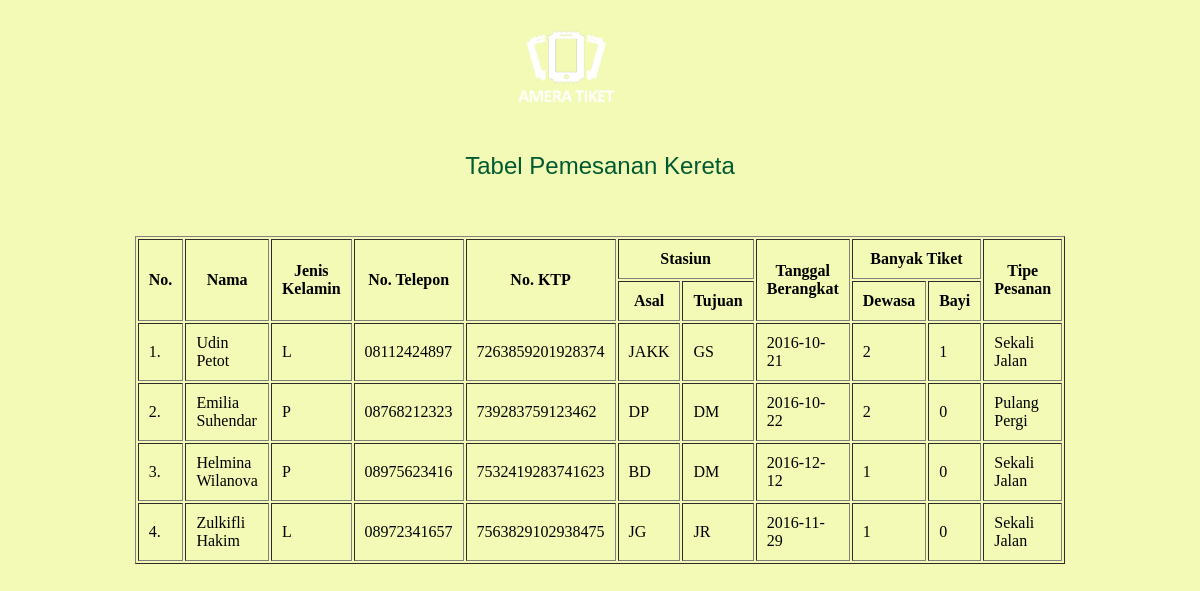
Page /tabelpesankereta.php on the committed database.
### tables this page shows
CREATE TABLE IF NOT EXISTS `pemesan` (
  `no_ktp` char(16) NOT NULL DEFAULT '',
  `nama` varchar(20) DEFAULT NULL,
  `jenis_kel` char(1) DEFAULT NULL,
  `telepon` varchar(20) DEFAULT NULL
);

CREATE TABLE IF NOT EXISTS `pesan_tiket` (
  `id` int(11) NOT NULL,
  `no_ktp` char(16) NOT NULL DEFAULT '',
  `st_awal` varchar(50) DEFAULT NULL,
  `st_tujuan` varchar(50) DEFAULT NULL,
  `tgl` date DEFAULT NULL,
  `tiket_d` int(11) DEFAULT NULL,
  `tiket_b` int(11) DEFAULT NULL,
  `tipe` char(6) DEFAULT NULL
);

### tabelpesankereta.php (the view, shortened to what this page needs)
<html>
<head>
<link rel="stylesheet" type="text/css" href="css/styletiket.css"/>
</head>
<table class="center">
		<tr>
			<th>
			<img src="gambar/logo.png" alt="Smiley face" height="100" width="100">
			</th>
			<th>
			</th>
		</tr>
		</table>
<h2 class="tengah">Tabel Pemesanan Kereta</h1>
<br>
<br>
<body>
<table class="center" border="1">
	<tr>
    <th rowspan="2">No.	</th>
    <th rowspan="2">Nama</th>
    <th rowspan="2">Jenis Kelamin</th>
    <th rowspan="2">No. Telepon</th>
    <th rowspan="2" >No. KTP</th>
    <th colspan="2">Stasiun</th>
    <th rowspan="2">Tanggal Berangkat</th>
    <th colspan="2">Banyak Tiket</th>
    <th rowspan="2">Tipe Pesanan</th>
	</tr>
    <tr>
      <th>Asal</th>
      <th>Tujuan</th>
<th>Dewasa</th>
<th>Bayi</th>
    </tr>
	<tr>
	<?php
	$queryPemesan = mysql_query("select no_ktp, nama, jenis_kel, telepon from pemesan");
	$counter = 1;
	while($data=mysql_fetch_assoc($queryPemesan))
	{
		echo "<td>$counter.</td>";
		echo "<td>$data[nama]</td>";
		echo "<td>$data[jenis_kel]</td>";
		echo "<td>$data[telepon]</td>";
		echo "<td>$data[no_ktp]</td>";
		$queryPesan = mysql_query("select st_awal, st_tujuan, tgl, tiket_d, tiket_b, tipe from pesan_tiket where no_ktp='$data[no_ktp]'");
		$dataPesan=mysql_fetch_assoc($queryPesan);
		echo "<td>$dataPesan[st_awal]</td>";
		echo "<td>$dataPesan[st_tujuan]</td>";
		echo "<td>$dataPesan[tgl]</td>";
		echo "<td>$dataPesan[tiket_d]</td>";
		echo "<td>$dataPesan[tiket_b]</td>";
		if($dataPesan['tipe'] == "pp")
		{
			echo "<td>Pulang Pergi </td>";
		}
		else
		{
			echo "<td>Sekali Jalan</td>";
		}
		echo "</tr>";
		$counter++;
	}
	?>
</table>
</body>
</html>

### css/styletiket.css (style rules this page uses)
h2 { font-family: "Arial"; font-weight: lighter; color: #005A31; }
body { background-color: #F3FAB6; }
td { padding: 10px; }
th { padding: 10px; }
.center { margin-left: auto; margin-right: auto; }
.tengah { text-align: center; }
table { width: 40%; }

### rows in the picture
pemesan: nama "Udin Petot", jenis_kel "L", telepon "08112424897", no_ktp "7263859201928374", pesan_tiket.st_awal "JAKK", pesan_tiket.st_tujuan "GS", pesan_tiket.tgl "2016-10-21", pesan_tiket.tiket_d "2", pesan_tiket.tiket_b "1", shows "Sekali Jalan"
pemesan: nama "Emilia Suhendar", jenis_kel "P", telepon "08768212323", no_ktp "739283759123462", pesan_tiket.st_awal "DP", pesan_tiket.st_tujuan "DM", pesan_tiket.tgl "2016-10-22", pesan_tiket.tiket_d "2", pesan_tiket.tiket_b "0", shows "Pulang Pergi"
pemesan: nama "Helmina Wilanova", jenis_kel "P", telepon "08975623416", no_ktp "7532419283741623", pesan_tiket.st_awal "BD", pesan_tiket.st_tujuan "DM", pesan_tiket.tgl "2016-12-12", pesan_tiket.tiket_d "1", pesan_tiket.tiket_b "0", shows "Sekali Jalan"
pemesan: nama "Zulkifli Hakim", jenis_kel "L", telepon "08972341657", no_ktp "7563829102938475", pesan_tiket.st_awal "JG", pesan_tiket.st_tujuan "JR", pesan_tiket.tgl "2016-11-29", pesan_tiket.tiket_d "1", pesan_tiket.tiket_b "0", shows "Sekali Jalan"
